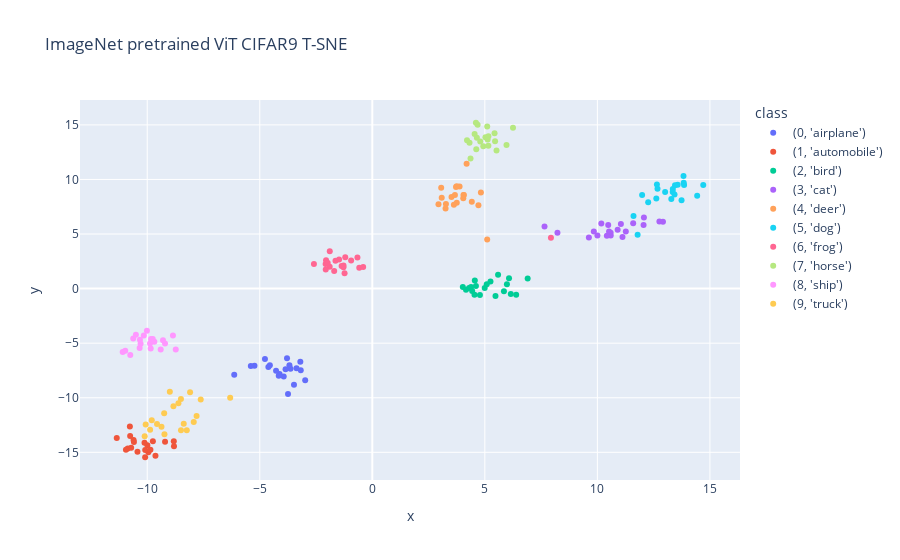

The notebook cell saved with this chart:
### Markdown cell above
#### Feature visualization by T-SNE

### Code cell
from sklearn.manifold import TSNE

tsne = TSNE(n_components=2)
X_tsne = tsne.fit_transform(X)

df_embed = pd.DataFrame(X_tsne)
df_embed = df_embed.rename(columns={0: 'x', 1: 'y'})
df_embed = df_embed.assign(label=y)
fig = px.scatter(
    df_embed,
    x='x',
    y='y',
    color='label',
    labels={'label': 'class'},
    title='ImageNet pretrained ViT CIFAR9 T-SNE',
)
fig.show()

### Figure 1 — Plotly figure (JSON) as saved in the notebook; plotly's stock layout.template omitted (floating-point values rounded to 4 significant figures)
{"data": [{"hovertemplate": "class=(0, 'airplane')<br>x=%{x}<br>y=%{y}<extra></extra>", "legendgroup": "(0, 'airplane')", "marker": {"color": "#636efa", "symbol": "circle"}, "mode": "markers", "name": "(0, 'airplane')", "orientation": "v", "showlegend": true, "type": "scatter", "x": [-4.77, -3.744, -3.179, -6.135, -3.197, -3.634, -3.853, -4.12, -3.682, -4.157, -3.366, -3.936, -4.276, -5.235, -4.552, -4.617, -5.397, -2.982, -3.48, -3.79], "xaxis": "x", "y": [-6.447, -9.651, -7.486, -7.9, -6.701, -7.337, -7.395, -7.823, -7.029, -7.985, -7.288, -8.047, -7.516, -7.064, -7.016, -7.187, -7.081, -8.4, -8.814, -6.389], "yaxis": "y"}, {"hovertemplate": "class=(1, 'automobile')<br>x=%{x}<br>y=%{y}<extra></extra>", "legendgroup": "(1, 'automobile')", "marker": {"color": "#EF553B", "symbol": "circle"}, "mode": "markers", "name": "(1, 'automobile')", "orientation": "v", "showlegend": true, "type": "scatter", "x": [-11.35, -9.949, -10.77, -9.995, -9.208, -10.76, -10.86, -10.71, -9.634, -9.749, -10.09, -10.09, -8.82, -10.95, -8.811, -10.12, -9.859, -10.59, -10.61, -10.43], "xaxis": "x", "y": [-13.69, -14.99, -12.63, -14.34, -14.03, -13.51, -14.65, -14.57, -15.32, -13.99, -14.8, -15.45, -13.98, -14.77, -14.45, -14.13, -14.76, -14.05, -13.86, -14.95], "yaxis": "y"}, {"hovertemplate": "class=(2, 'bird')<br>x=%{x}<br>y=%{y}<extra></extra>", "legendgroup": "(2, 'bird')", "marker": {"color": "#00cc96", "symbol": "circle"}, "mode": "markers", "name": "(2, 'bird')", "orientation": "v", "showlegend": true, "type": "scatter", "x": [4.299, 6.903, 6.075, 6.154, 4.54, 5.849, 4.994, 4.437, 4.021, 4.604, 5.981, 5.473, 5.084, 5.25, 4.387, 4.554, 5.588, 6.392, 4.164, 4.782], "xaxis": "x", "y": [0.05503, 0.9255, 0.9534, -0.4977, -0.5709, -0.2374, 0.0584, -0.2186, 0.147, 0.2457, 0.4107, -0.6793, 0.3887, 0.6399, 0.1496, 0.7337, 1.28, -0.5544, -0.1051, -0.5855], "yaxis": "y"}, {"hovertemplate": "class=(3, 'cat')<br>x=%{x}<br>y=%{y}<extra></extra>", "legendgroup": "(3, 'cat')", "marker": {"color": "#ab63fa", "symbol": "circle"}, "mode": "markers", "name": "(3, 'cat')", "orientation": "v", "showlegend": true, "type": "scatter", "x": [9.841, 11.12, 12.91, 12.76, 10.59, 12.07, 10.48, 11.26, 11.59, 11.05, 10.18, 10.59, 10.52, 8.226, 7.652, 10.42, 9.622, 10.9, 10.0, 12.05], "xaxis": "x", "y": [5.236, 4.732, 6.134, 6.15, 4.857, 6.526, 5.832, 5.228, 5.992, 5.915, 5.954, 5.128, 5.232, 5.121, 5.701, 4.837, 4.681, 5.391, 4.876, 5.828], "yaxis": "y"}, {"hovertemplate": "class=(4, 'deer')<br>x=%{x}<br>y=%{y}<extra></extra>", "legendgroup": "(4, 'deer')", "marker": {"color": "#FFA15A", "symbol": "circle"}, "mode": "markers", "name": "(4, 'deer')", "orientation": "v", "showlegend": true, "type": "scatter", "x": [2.94, 3.52, 3.752, 5.104, 4.421, 4.068, 3.084, 4.052, 3.061, 4.714, 3.719, 4.825, 3.625, 3.878, 4.189, 3.75, 3.272, 4.041, 3.671, 3.255], "xaxis": "x", "y": [7.734, 8.404, 7.876, 4.508, 7.965, 8.577, 8.335, 8.569, 9.248, 7.647, 9.308, 8.796, 7.694, 9.353, 11.45, 9.368, 7.744, 8.269, 8.575, 7.35], "yaxis": "y"}, {"hovertemplate": "class=(5, 'dog')<br>x=%{x}<br>y=%{y}<extra></extra>", "legendgroup": "(5, 'dog')", "marker": {"color": "#19d3f3", "symbol": "circle"}, "mode": "markers", "name": "(5, 'dog')", "orientation": "v", "showlegend": true, "type": "scatter", "x": [11.99, 13.85, 13.84, 14.43, 13.57, 13.35, 12.65, 11.79, 13.43, 13.01, 12.62, 13.45, 13.74, 12.67, 13.35, 13.83, 14.7, 12.26, 11.61, 13.28], "xaxis": "x", "y": [8.57, 9.483, 9.702, 8.5, 9.511, 9.127, 9.548, 4.944, 8.625, 8.851, 8.247, 9.459, 8.092, 9.149, 8.848, 10.31, 9.497, 7.919, 6.645, 8.22], "yaxis": "y"}, {"hovertemplate": "class=(6, 'frog')<br>x=%{x}<br>y=%{y}<extra></extra>", "legendgroup": "(6, 'frog')", "marker": {"color": "#FF6692", "symbol": "circle"}, "mode": "markers", "name": "(6, 'frog')", "orientation": "v", "showlegend": true, "type": "scatter", "x": [-1.232, -2.074, -1.476, -1.894, 7.937, -2.069, -0.6608, -2.055, -1.282, -1.363, -1.28, -0.5787, -0.4061, -1.635, -2.594, -0.9405, -1.98, -1.89, -1.693, -1.202], "xaxis": "x", "y": [1.407, 2.244, 2.66, 1.997, 4.648, 1.746, 2.849, 2.598, 1.967, 2.08, 2.11, 1.918, 1.99, 2.558, 2.252, 2.574, 2.352, 3.424, 1.609, 2.884], "yaxis": "y"}, {"hovertemplate": "class=(7, 'horse')<br>x=%{x}<br>y=%{y}<extra></extra>", "legendgroup": "(7, 'horse')", "marker": {"color": "#B6E880", "symbol": "circle"}, "mode": "markers", "name": "(7, 'horse')", "orientation": "v", "showlegend": true, "type": "scatter", "x": [5.962, 5.157, 4.932, 4.603, 4.32, 4.679, 4.62, 5.431, 5.124, 5.159, 5.106, 5.027, 4.545, 4.646, 4.208, 4.364, 5.519, 5.455, 4.796, 6.251], "xaxis": "x", "y": [13.15, 13.1, 13.05, 15.2, 13.36, 15.01, 12.77, 14.23, 13.66, 13.96, 14.85, 13.87, 14.17, 13.83, 13.59, 11.92, 12.64, 13.5, 13.47, 14.74], "yaxis": "y"}, {"hovertemplate": "class=(8, 'ship')<br>x=%{x}<br>y=%{y}<extra></extra>", "legendgroup": "(8, 'ship')", "marker": {"color": "#FF97FF", "symbol": "circle"}, "mode": "markers", "name": "(8, 'ship')", "orientation": "v", "showlegend": true, "type": "scatter", "x": [-9.832, -11.09, -9.846, -10.62, -9.209, -10.98, -10.75, -10.01, -10.32, -10.5, -9.684, -9.403, -8.858, -9.756, -10.34, -10.29, -8.732, -10.15, -9.299, -9.876], "xaxis": "x", "y": [-4.606, -5.798, -5.499, -4.563, -5.031, -5.696, -6.089, -3.855, -4.687, -4.237, -4.864, -5.574, -4.298, -4.617, -5.435, -5.048, -5.584, -4.304, -4.727, -5.035], "yaxis": "y"}, {"hovertemplate": "class=(9, 'truck')<br>x=%{x}<br>y=%{y}<extra></extra>", "legendgroup": "(9, 'truck')", "marker": {"color": "#FECB52", "symbol": "circle"}, "mode": "markers", "name": "(9, 'truck')", "orientation": "v", "showlegend": true, "type": "scatter", "x": [-9.798, -9.872, -9.234, -9.367, -7.624, -7.807, -8.995, -8.378, -8.614, -10.11, -10.07, -8.502, -8.835, -6.315, -8.5, -8.243, -9.565, -7.933, -8.096, -9.248], "xaxis": "x", "y": [-12.05, -12.93, -13.34, -12.66, -10.17, -11.66, -9.448, -12.39, -10.5, -13.52, -12.46, -10.12, -10.79, -9.992, -12.99, -12.98, -12.4, -12.22, -9.487, -11.41], "yaxis": "y"}], "layout": {"legend": {"title": {"text": "class"}, "tracegroupgap": 0}, "title": {"text": "ImageNet pretrained ViT CIFAR9 T-SNE"}, "xaxis": {"anchor": "y", "domain": [0, 1], "title": {"text": "x"}}, "yaxis": {"anchor": "x", "domain": [0, 1], "title": {"text": "y"}}}}
